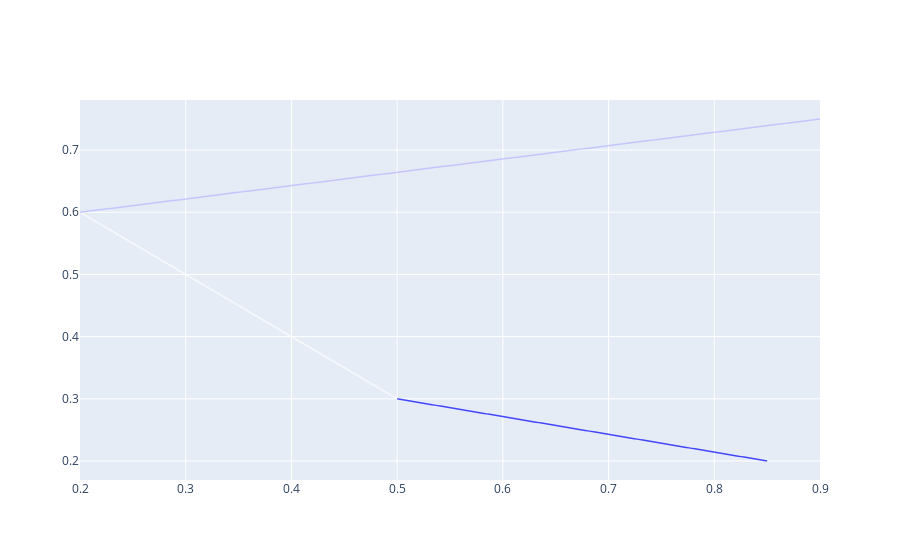

This figure's notebook cell:
### Code cell
from ggplotly import ggplot, aes, geom_edgebundle

# Create edge data with flow values
edges_df = pd.DataFrame({
    'x': [0.2, 0.5, 0.9],
    'y': [0.6, 0.3, 0.75],
    'xend': [0.5, 0.85, 0.2],
    'yend': [0.3, 0.2, 0.6],
    'flow': [150, 80, 130]
})

# Create bundled visualization
(
    ggplot(edges_df, aes(x='x', y='y', xend='xend', yend='yend', color='flow'))
    + geom_edgebundle(K=0.1, cycles=6, alpha=0.7)
)
